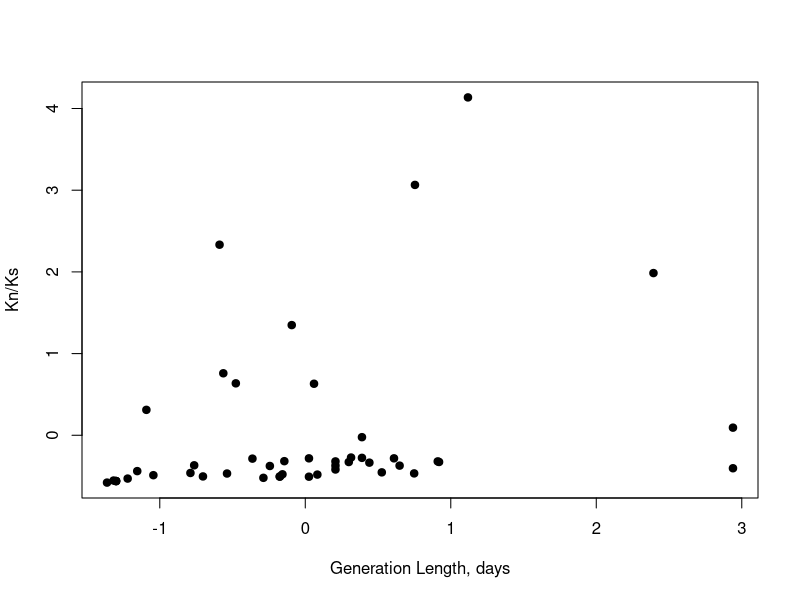

Write the R code that produced this figure. (Note: this script raises an error after producing the figure.)
rm(list=ls(all=TRUE))


df <- read.table('../../Body/2_Derived/kn.ks.genes.like.hsp.txt')
df[df == 'n/a'] <- NA
df[, -1] <- sapply(df[, -1], as.vector)
df[, -1] <- sapply(df[, -1], as.numeric)

hsp90 <- na.omit(df[,c('dN.dS_ENSG00000096384', 'Species', 'Generation_Length')])
hsp90_lm <- lm(scale(hsp90$dN.dS_ENSG00000096384) ~  scale(hsp90$Generation_Length), data = hsp90)
summary(hsp90_lm)

#Call:
#  lm(formula = scale(hsp90$dN.dS_ENSG00000096384) ~ scale(hsp90$Generation_Length), 
#     data = hsp90)

#Residuals:
#  Min      1Q  Median      3Q     Max 
#-1.2453 -0.4566 -0.3023 -0.1628  3.8155 

#Coefficients:
#  Estimate Std. Error t value Pr(>|t|)  
#(Intercept)                    6.478e-17  1.413e-01   0.000    1.000  
#scale(hsp90$Generation_Length) 2.864e-01  1.428e-01   2.005    0.051 .
#---
#  Signif. codes:  0 ‘***’ 0.001 ‘**’ 0.01 ‘*’ 0.05 ‘.’ 0.1 ‘ ’ 1

#Residual standard error: 0.9687 on 45 degrees of freedom
#Multiple R-squared:  0.08201,	Adjusted R-squared:  0.06161 
#F-statistic:  4.02 on 1 and 45 DF,  p-value: 0.051

hsp90_lm1 <- lm(scale(hsp90$dN.dS_ENSG00000096384) ~ 0 + scale(hsp90$Generation_Length), data = hsp90)
summary(hsp90_lm1)
#Call:
#  lm(formula = scale(hsp90$dN.dS_ENSG00000096384) ~ 0 + scale(hsp90$Generation_Length), 
#     data = hsp90)

#Residuals:
#  Min      1Q  Median      3Q     Max 
#-1.2453 -0.4566 -0.3023 -0.1628  3.8155 

#Coefficients:
#  Estimate Std. Error t value Pr(>|t|)  
#scale(hsp90$Generation_Length)   0.2864     0.1413   2.027   0.0485 *
  ---
#  Signif. codes:  0 ‘***’ 0.001 ‘**’ 0.01 ‘*’ 0.05 ‘.’ 0.1 ‘ ’ 1

#Residual standard error: 0.9581 on 46 degrees of freedom
#Multiple R-squared:  0.08201,	Adjusted R-squared:  0.06205 
#F-statistic: 4.109 on 1 and 46 DF,  p-value: 0.04846

plot(x = scale(hsp90$Generation_Length), y = scale(hsp90$dN.dS_ENSG00000096384), pch = 19, xlab = 'Generation Length, days', ylab = 'Kn/Ks')  
abline(hsp90_lm$coefficients[1], hsp90_lm$coefficients[2])  
abline(0, hsp90_lm1$coefficients[1], col = 'red') 
legend('topright', col = c('black', 'red'), pch = c('-', '-'), legend = c('Kn/Ks ~ Generation Length, R^2 = 0.082', 'Kn/Ks ~ 0 + Generation Length, R^2 = 0.082'))
title('Linear regression of Kn/Ks vs Generation Length for HSP90AB1')

library('ggplot2')
ggplot(hsp90, aes(log10(Generation_Length), dN.dS_ENSG00000096384))+
  geom_point(size = 2)+
  geom_smooth(method = 'lm', se = F, color = 'red')+
  xlab('log10(Generation length, days)')+
  ylab('Kn/Ks')+
  theme_bw()



df_hsp90_sp <- df[df$Species %in% hsp90$Species,] #to make linear model for other genes using more or less same species as hsp90




cols <- colnames(df_hsp90_sp[,-c(1, 302)])
for (c in cols) {
  if (length(df_hsp90_sp[is.na(df_hsp90_sp[,c]),c]) >= 15){
    df_hsp90_sp[,c] <- NULL
  }
  
  
}
rows <- rownames(df_hsp90_sp)
for (r in rows) {
  if (length(df_hsp90_sp[r, is.na(df_hsp90_sp[r,])]) >= 15){
    df_hsp90_sp <- df_hsp90_sp[-as.numeric(r),]
  }
}

#perform linear model
slopes <- c()
p_val_slope <- c()
#intercept <- c()
#p_val_intercept <- c()
R_sq <- c()
R_sq_adj <- c()
number_of_species <- c()
genes <- colnames(df_hsp90_sp)[-c(1,217)]
residual_std_err <- c()



for (gene in genes) {

  a <- na.omit(df_hsp90_sp[,c("Species", gene, 'Generation_Length')])
  
  species <- a[,'Species']
  number_of_species <- c(number_of_species, length(species))
  lg <- lm(scale(a[,'Generation_Length']) ~ 0 + scale(a[,gene]))
  sum <- summary(lg)
  b <- sum$coefficients
  
  slopes <- c(slopes, b[1])
  p_val_slope <- c(p_val_slope, b[4])
  #intercept <- c(intercept, b[1,1])
  #p_val_intercept <- c(p_val_intercept, b[1,4])
  R_sq <- c(R_sq, sum$r.squared)
  R_sq_adj <- c(R_sq_adj, sum$adj.r.squared)
  residual_std_err <- c(residual_std_err, sum$sigma)
  
}


#table with linear regression parameters
results <- data.frame(genes, slopes, p_val_slope,number_of_species, R_sq, R_sq_adj, residual_std_err)

write.table(results, '../../Body/3_Results/hsp.like.genes.linear.model.results.kn.ks.vs.generation.length.mammals.right.way.with.norm.log10.txt')



###drawing plots
results <- read.table('../../Body/3_Results/hsp.like.genes.linear.model.results.kn.ks.vs.generation.length.mammals.right.way.with.norm.log10.txt')


pdf('../../Body/4_Figures/hsp.like.genes.linear.model.slopes.right.way.with.scale.less.15.species.from.hsp.zerro.intercept.pdf')

boxplot(results[,'slopes'], ylab = 'slope')
points(results[results$genes == 'dN.dS_ENSG00000096384', 'slopes'], col = 'red', pch = 19)
title('Slopes of linear regression \"Kn/Ks\" ~ \"generation length\"\n for genes closed to hsp90 (red)\n n = 215')
legend('topright',legend = 'HSP90AB1', col = 'red', pch = 19)


boxplot(results[,'intercept'], ylab = 'intercept')
points(results[results$genes == 'dN.dS_ENSG00000096384', 'intercept'], col = 'red', pch = 19)
title('Inercepts of linear regression \"Kn/Ks\" ~ \"generation length\"\n for genes closed to hsp90 (red)\n n = 215')
legend('topright', legend = 'HSP90AB1', col = 'red', pch = 19)

plot(results[,'slopes'], results[,'p_val_slope'],
     xlab = 'slope', ylab = 'p_val_slope')
points(results[results$genes == 'dN.dS_ENSG00000096384','slopes'], results[results$genes == 'dN.dS_ENSG00000096384','p_val_slope'], col = 'red', pch = 19)
title('Slope vs intercept genes like hsp90, n = 215')     
legend('topright', legend = 'HSP90AB1', col = 'red', pch = 19)


plot(results[,'intercept'], results[,'slopes'],
     xlab = 'intecept', ylab = 'slope')
points(results[results$genes == 'dN.dS_ENSG00000096384','intercept'], results[results$genes == 'dN.dS_ENSG00000096384','slopes'], col = 'red', pch = 19)
title('Slope vs intercept genes like hsp90, n = 215')     
legend('topright', legend = 'HSP90AB1', col = 'red', pch = 19)

##########


plot(results$p_val_slope, results$p_val_intercept, xlab = 'p_val_slope', ylab= 'p_val_intercept')
points(results[results$genes == 'dN.dS_ENSG00000096384', 'p_val_slope'], results[results$genes == 'dN.dS_ENSG00000096384', 'p_val_intercept'], col = 'red', pch = 19)
legend('topright', legend = 'HSP90AB1', col = 'red', pch = 19)

dev.off()



slint <- lm(results$slopes~results$intercept)
cor.test(results[,'intercept'], results[,'slopes']) #-0.8930672 
